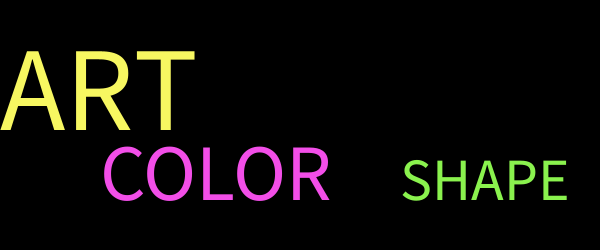
Frame 1 (no input)
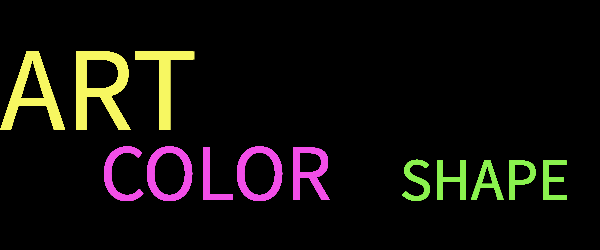
Frame 60 (the mouse pressed at the canvas centre just before this capture)
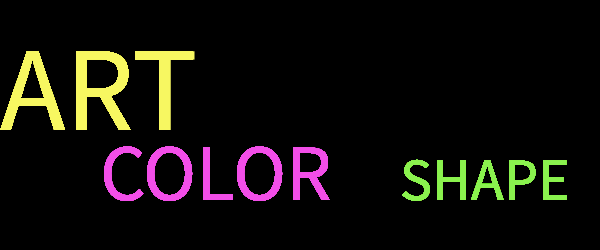
Frame 120 (the mouse held since frame 60 and released just before this capture)

The Processing sketch that drew these frames (run headless with seeded random() and noise(); from frame 60 on, the mouse is pressed at the canvas centre):

// Processing sketch: sketch_240308a
// ── sketch_240308a.pde
void setup(){
size(600, 250);
background(0);
}
void draw(){
  fill(#F7F761);
  textSize(120);
  text("ART", 0, 130);
  fill(#F24EE8);
  textSize(80);
  text("COLOR", 100, 200);
  fill(#8AF24E);
  textSize(60);
  text("SHAPE", 400, 200);
}
